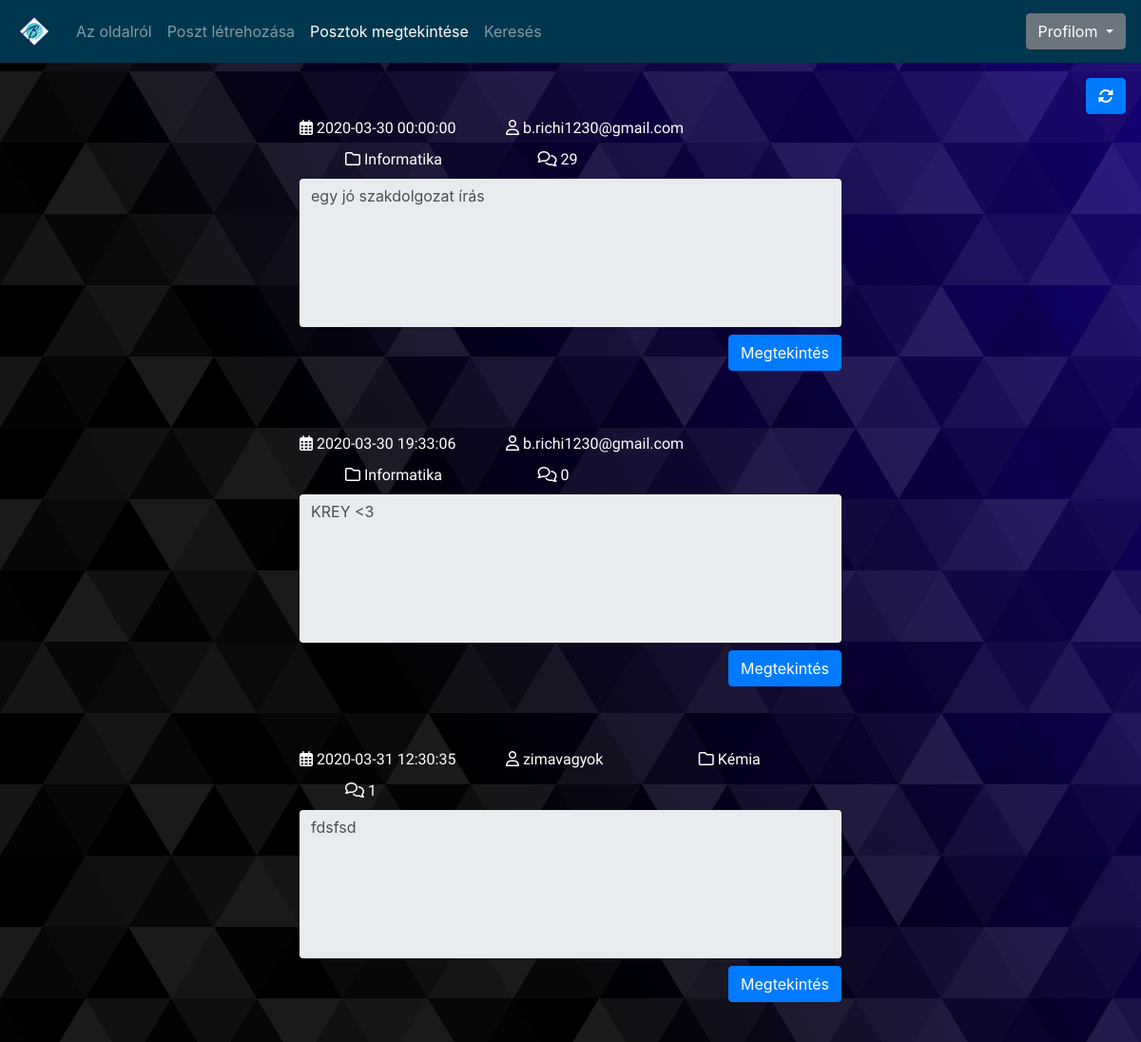
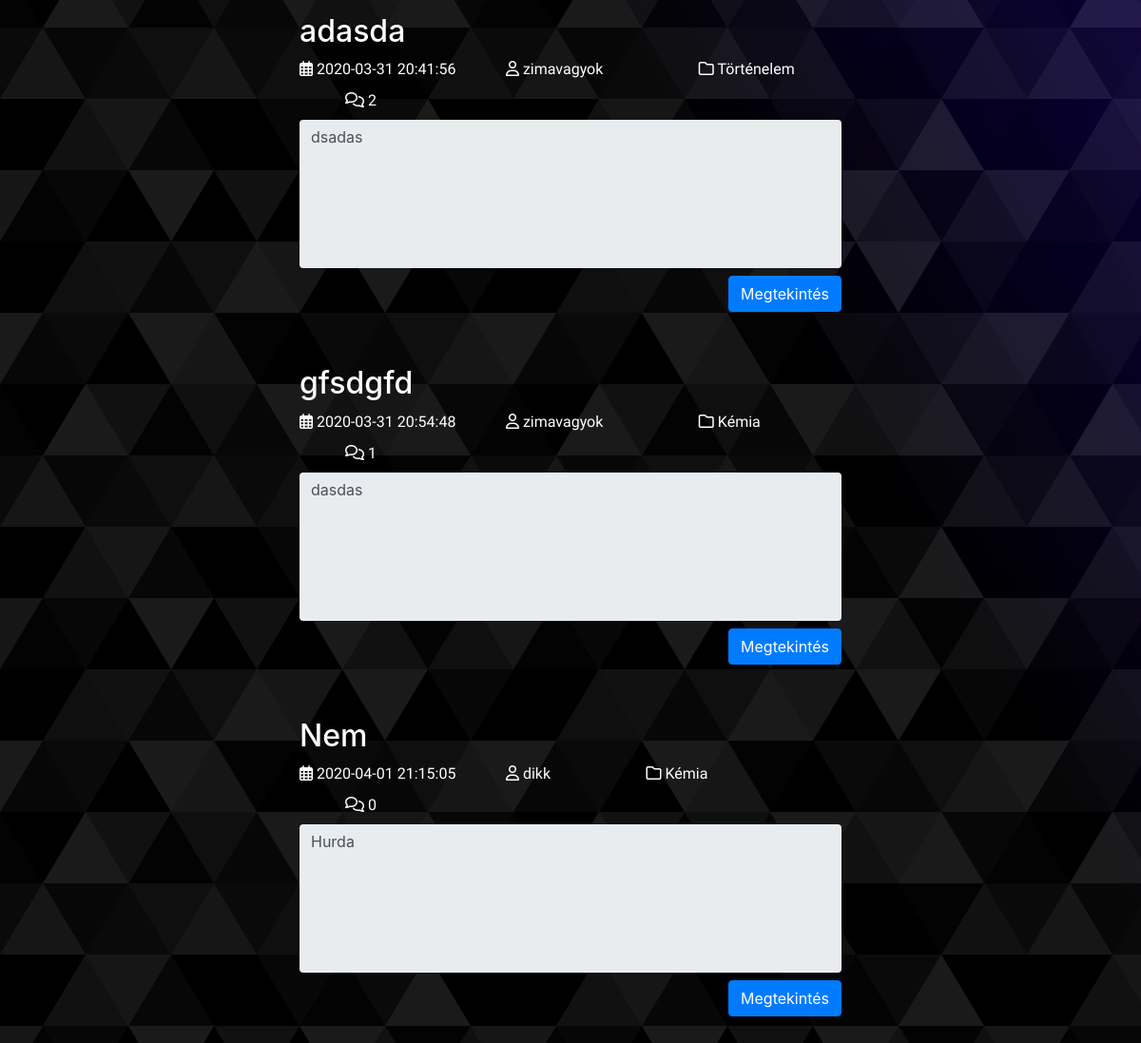
/pages/allTopic.php (signed in), run on the app's committed database (2 pictures, top to bottom).
### tables this page shows
CREATE TABLE theme (
  id INT(11) NOT NULL AUTO_INCREMENT,
  categoryId INT(11) NOT NULL,
  userUniqId VARCHAR(23) NOT NULL,
  date DATETIME NOT NULL,
  text TEXT NOT NULL,
  header VARCHAR(255) DEFAULT NULL,
  PRIMARY KEY (id)
);

CREATE TABLE users (
  id INT(11) NOT NULL AUTO_INCREMENT,
  uniqId VARCHAR(23) NOT NULL,
  username VARCHAR(32) NOT NULL,
  password VARCHAR(64) NOT NULL,
  email VARCHAR(50) NOT NULL,
  PRIMARY KEY (id)
);

CREATE TABLE categories (
  id INT(11) NOT NULL AUTO_INCREMENT,
  name VARCHAR(50) NOT NULL,
  PRIMARY KEY (id)
);

### php/db/execute.php (called while the page is built, shortened)
<?php
function callProc($procName, $params)
{
    global $db;
    $result = [];
    $query = $db->query("CALL {$procName}({$params})") or die($db->error);
        if($query)
        {
            while ($row = $query->fetch_array())
            {
                array_push($result, $row);
            }
        }
    return $result;
}
?>

### php/topic/topicComponent.php (the view, shortened to what this page needs)
<div class="container my-5 w-50 mx-auto">
    <div class="row">
      <div class="col-12">
          <form method="post">
          <h2><?php echo $value['header']?></h2>
          <label style="font-size:1em;"><i class="far fa-calendar-alt"></i> <?php echo $value['date']?></label>
          <label style="font-size:1em;" class="mx-5"><i class="far fa-user"></i> <?php echo $value['username']?></label>
          <label style="font-size:1em;" class="mx-5"><i class="far fa-folder"> </i> <?php echo $value['name']?></label>
          <?php
          $data = callProc("CommentGetByThemeId", "'{$value['id']}'");
          $comments = count($data);
          ?>
          <label style="font-size:1em;" class="mx-5"><i class="far fa-comments"></i> <?php echo $comments?></label>
          <textarea class="form-control textarea" id="postText" name="postText" rows="6" readonly><?php echo $value['text']; ?></textarea>
          <button type="submit" name="show" id="show" class="btn btn-primary my-2 float-right">Megtekintés</button>
          </form>
      </div>
    </div>
</div>

### pages/allTopic.php (shortened to what this page needs)
<?php
include "../php/db/connection.php";
include "../php/db/execute.php";
?>
<!DOCTYPE html>
<html lang="en">
<head>
  <link rel="stylesheet" href="https://stackpath.bootstrapcdn.com/bootstrap/4.4.1/css/bootstrap.min.css">
  <link rel="stylesheet" href="../css/style.css">
  <link rel="stylesheet" href="../css/topic.css">
</head>
<body>
  <nav class="navbar navbar-default navbar-expand-lg navbar-dark bg-dark sticky-top">
    <a class="navbar-brand" href="../index.php"><img id="menuLogo" src="../img/bion.png"></a>
    <div class="collapse navbar-collapse" id="navbarNavDropdown">
      <ul class="navbar-nav">
        <li class="nav-item">
          <a class="nav-link" href="about.php">Az oldalról</a>
        </li>
        <?php
        if (isset($_SESSION['id'])) :
        ?>
          <li class="nav-item">
            <a class="nav-link" href="newTopic.php">Poszt létrehozása</a>
          </li>
          <li class="nav-item">
            <a class="nav-link active" href="allTopic.php">Posztok megtekintése</a>
          </li>
          <li class="nav-item">
            <a class="nav-link" href="search.php">Keresés</a>
          </li>
        <?php endif; ?>
      </ul>
      <?php
      if (isset($_SESSION['id'])) :
      ?>
        <ul class="navbar-nav ml-auto">
          <li class="nav-item">
            <div class="btn-group">
              <button type="button" class="btn btn-secondary dropdown-toggle" data-toggle="dropdown" aria-haspopup="true" aria-expanded="false">
                Profilom
              </button>
            </div>
          </li>
        </ul>
      <?php endif; ?>
    </div>
  </nav>
  <form method="post">
    <button type="submit" name="update" id="update" class="btn btn-primary float-right mt-3 mr-3"><i class="fas fa-sync-alt"></i></button>
  </form>
  <?php
    $data = callProc("ThemeGetAllWithCategoryAndCreator", "");
    foreach ($data as $value) {
        include "../php/topic/topicComponent.php";
    }
  ?>
</body>
</html>

### css/style.css (style rules this page uses)
#menuLogo { height: 40px; width: 40px; }
.textarea { outline:none; border:none; width:100%; resize: none; overflow: hidden; }
.navbar-default { background: #00374E !important; }
body { min-height: 100vh; background-image: url("../img/bg.svg"); background-attachment: fixed; background-size: cover; color:white; }
label { font-family: 'Comfortaa', cursive; font-size: 30px; }

### data on the page
theme: date "2020-03-30 00:00:00", users.username "b.richi1230@gmail.com", categoryId.name "Informatika", comments "29", postText "egy jó szakdolgozat írás"
theme: date "2020-03-30 19:33:06", users.username "b.richi1230@gmail.com", categoryId.name "Informatika", comments "0", postText "KREY <3"
theme: date "2020-03-31 12:30:35", users.username "zimavagyok", categoryId.name "Kémia", comments "1", postText "fdsfsd"
theme: header "adasda", date "2020-03-31 20:41:56", users.username "zimavagyok", categoryId.name "Történelem", comments "2", postText "dsadas"
theme: header "gfsdgfd", date "2020-03-31 20:54:48", users.username "zimavagyok", categoryId.name "Kémia", comments "1", postText "dasdas"
theme: header "Nem", date "2020-04-01 21:15:05", users.username "dikk", categoryId.name "Kémia", comments "0", postText "Hurda"
